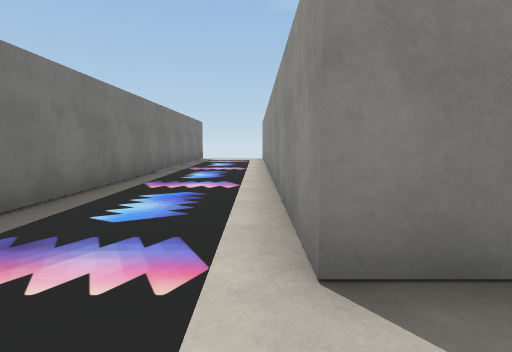
view 1 (above)

12 first-person views from a walk through a Unity game level. The camera is 1.2 m above the floor, tilts 6° down and sees 80° across. The floor is counted in squares, 2 m on a side. Each view is taken from the middle of a square. On the plan, view 1 faces up. The plan holds only what a view shows up to about 9 squares ahead; the rest is blank. The place goes on beyond the plan. The player is left out. Some surface patterns are stand-ins.

view 2
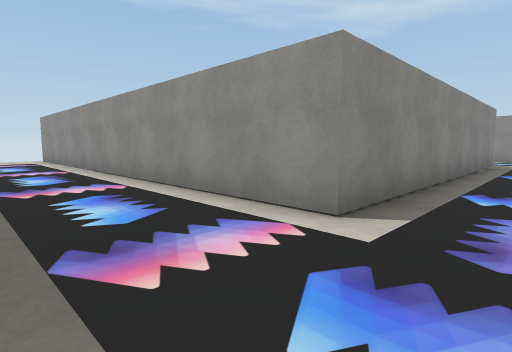

view 3
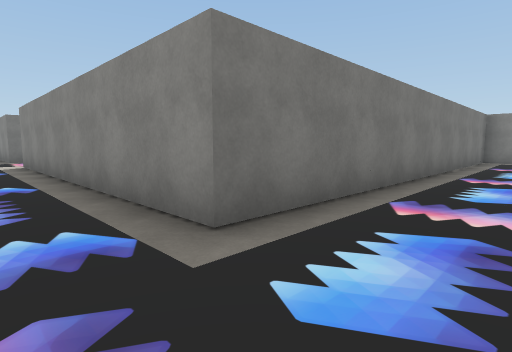

view 4
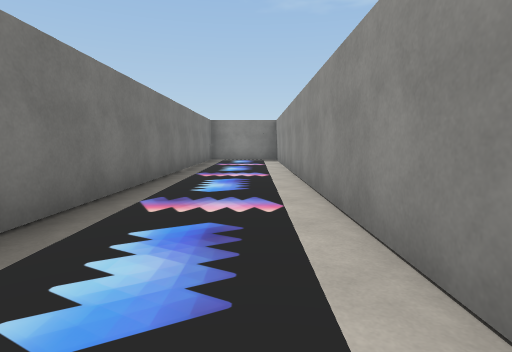

view 5
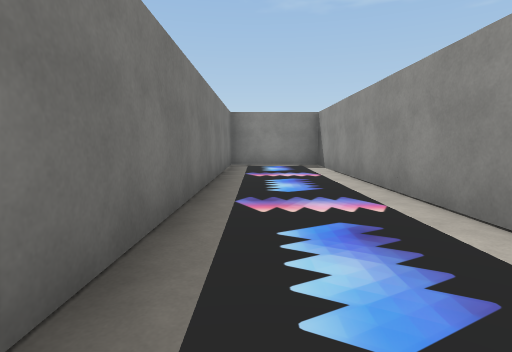

view 6
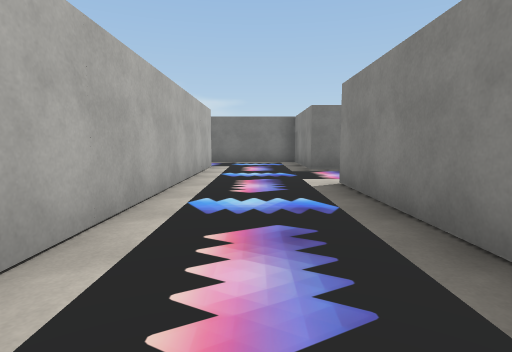

view 7
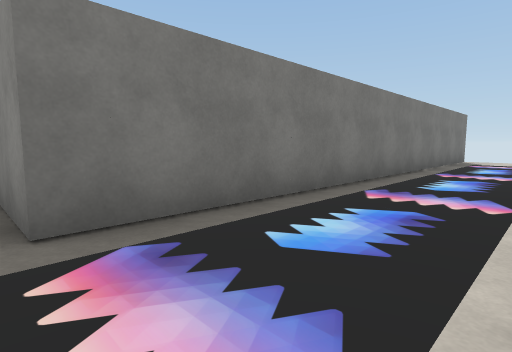

view 8
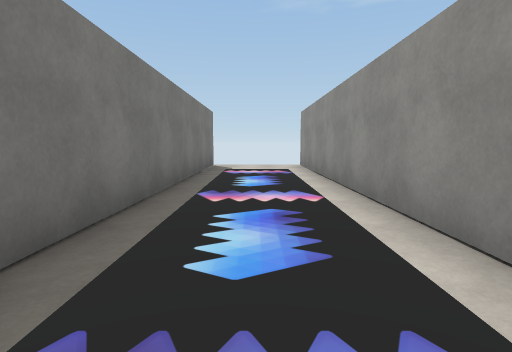

view 9
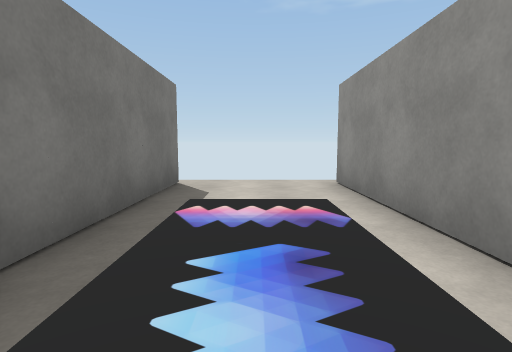

view 10
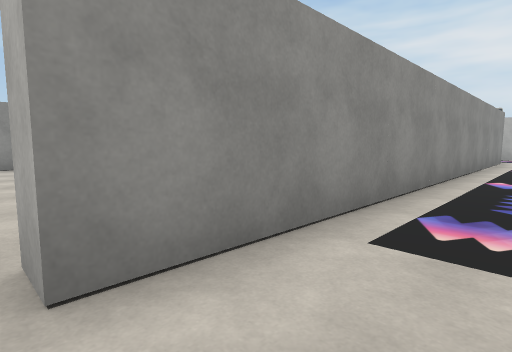

view 11
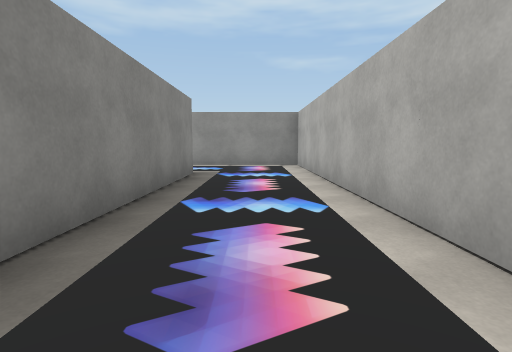

view 12
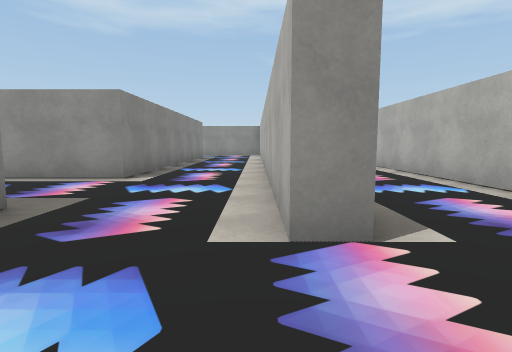

### Floor plan
Points are (right, up) in squares from view 1. A wall is a line through its corners. A room is listed if a view was taken in it or the views show most of it. See-through windows are left out.
Room 1 (views 1, 2, 3, 4, 5, 6, 7, 8, 9, 10, 11)
walls: (0.3, 2.4) (0.3, 12.8); (-3.2, -1.2) (10.2, -1.2); (7.4, 1.3) (1.4, 1.3); (10.8, -0.5) (10.8, 11.2); (-2.2, 12.9) (-2.2, 2.4); (8.3, 11.4) (8.3, 2.4); (10.4, 11.8) (8.8, 11.8)
ways out: opening at (-4, 0.5) to room 2; opening at (0, 13)
objects: block (-3, 2); block (0, 2); block (1, 2); block (8, 2)
Room 2 (view 12)
walls: (-3.4, 1.3) (-4.1, 1.3); (-3.2, -1.8) (-3.2, -1.2); (-1.2, -4.2) (3.1, -4.2)
ways out: opening at (-4, 0.5) to room 1

Where each view was taken, in squares from view 1:
view 1: 0 up, 0 right, facing up
view 2: 0 up, 2 left, facing up-right
view 3: 0 up, 10 right, facing up-left
view 4: 0 up, 10 right, facing up
view 5: 3 up, 9 right, facing up
view 6: 0 up, 5 right, facing left
view 7: 1 up, 0 right, facing up-left
view 8: 4 up, 1 left, facing up
view 9: 8 up, 1 left, facing up
view 10: 13 up, 1 left, facing down-right
view 11: 0 up, 2 right, facing right
view 12: 1 down, 5 left, facing right
